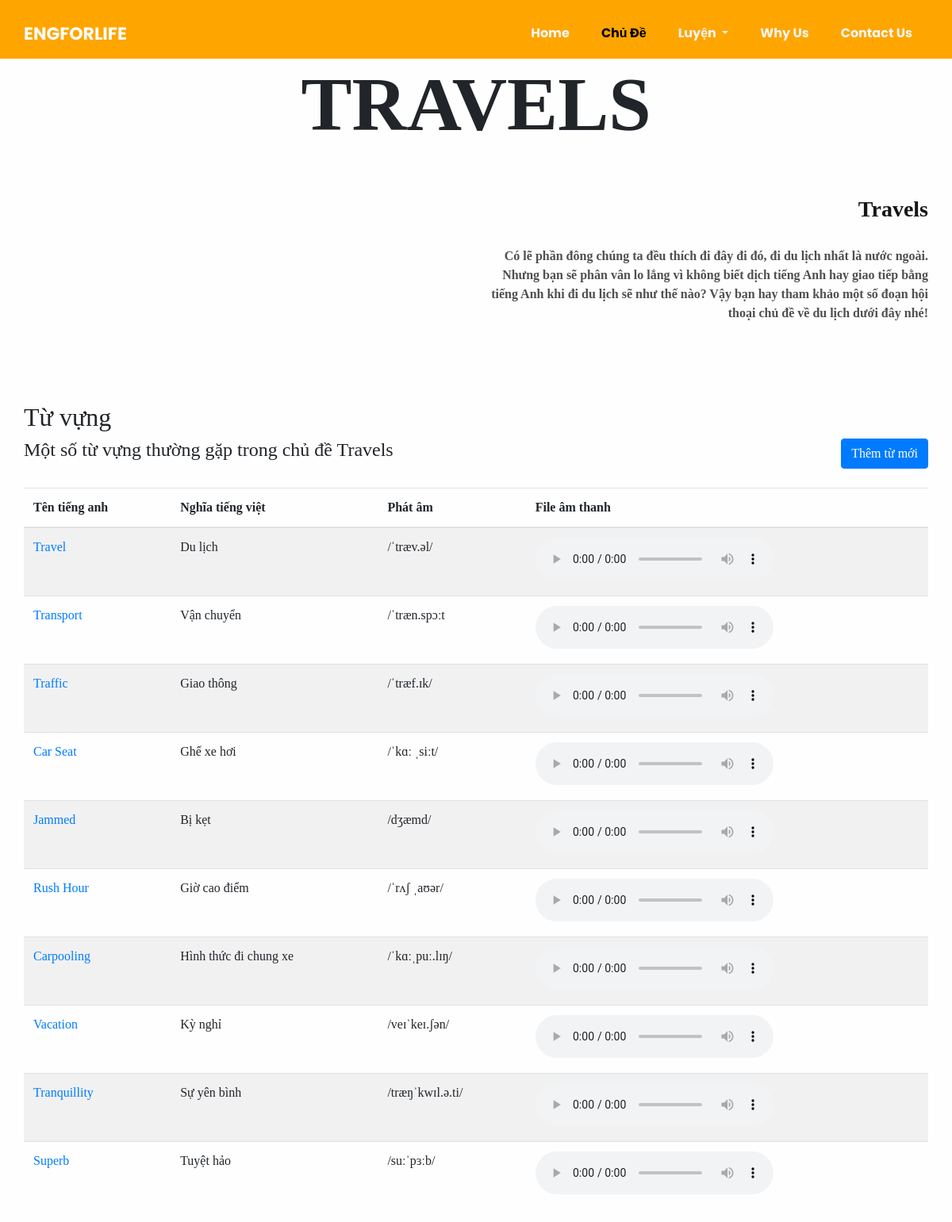
Screenshot of /chude/travels/ with the database file from the repository.
### topic/models.py (models this page shows, shortened)
class NewWords(models.Model):
    Topic = models.ForeignKey(Topic, on_delete=models.CASCADE)
    Sound = models.CharField(max_length=255, blank=True, null=True)
    TenTA = models.CharField(max_length=255, blank=True, null=True)
    NghiaTV = models.CharField(max_length=255, blank=True, null=True)
    PoS = models.ForeignKey(PartOfSpeechs, on_delete=models.CASCADE)
    VdTA = models.CharField(max_length=255, blank=True, null=True)
    VdTV = models.CharField(max_length=255, default=0)
    PhatAm = models.CharField(max_length=255, blank=True, null=True)

### homepage/views.py (the view)
# urls.py: path('chude/travels/', views.Travels.as_view(), name='education'),
class Travels(ListCreateAPIView):
    def get(self, request):
        newword = NewWords.objects.filter(Topic=10)
        return render(request, 'travels.html', {'newword': newword})

### templates/travels.html (shortened to what this page needs)
{% load static %}
<!DOCTYPE html>
<html>
<head>
  <link rel="stylesheet" type="text/css" href="{% static 'homepage/css/bootstrap.css' %}" />
  <link rel="stylesheet" href="https://maxcdn.bootstrapcdn.com/font-awesome/4.3.0/css/font-awesome.min.css">
  <link href="{% static 'homepage/css/style.css' %}" rel="stylesheet" />
  <link href="{% static 'homepage/css/responsive.css' %}" rel="stylesheet" />
</head>
<body>
  <div class="">
    <header class="header_section" style="background-color: orange;">
      <div class="container">
        <nav class="navbar navbar-expand-lg custom_nav-container ">
          <a class="navbar-brand" href="index.html">
            <span>
              ENGFORLIFE
            </span>
          </a>
          <div class="collapse navbar-collapse" id="navbarSupportedContent">
            <div class="d-flex ml-auto flex-column flex-lg-row align-items-center">
              <ul class="navbar-nav  ">
                <li class="nav-item">
                  <a class="nav-link" href="http://127.0.0.1:8000" style="font-weight: bold;"> Home </a>
                </li>
                <li class="nav-item active ">
                  <a class="nav-link" href="http://127.0.0.1:8000/chude/" style="font-weight: bold; color: black;"> Chủ Đề <span class="sr-only">(current)</span> </a>
                </li>
                <li class="nav-item dropdown">
                  <a class="nav-link dropdown-toggle" href="#" id="navbardrop" data-toggle="dropdown" style="font-weight: bold;">
                    Luyện
                  </a>
                </li>
                <li class="nav-item">
                  <a class="nav-link" href="#" style="font-weight: bold;"> Why Us </a>
                </li>
                <li class="nav-item">
                  <a class="nav-link" href="contact.html" style="font-weight: bold;">Contact Us</a>
                </li>
              </ul>
            </div>
        </nav>
      </div>
    </header>
       <h1 class="display-1" style="text-align: center;font-weight: bold; ">TRAVELS </h1>
<div class="common_style">
<section class="about_section">
      <div class="container">
        <div class="row">
          <div class="col-md-6">
            <div class="about_img-container">
            </div>
          </div>
          <div class="col-md-6">
            <div class="about_detail-box">
              <h3>
                Travels
              </h3>
              <p>
                Có lẽ phần đông chúng ta đều thích đi đây đi đó, đi du lịch nhất là nước ngoài.
                Nhưng bạn sẽ phân vân lo lắng vì không biết dịch tiếng Anh hay giao tiếp bằng tiếng Anh
                khi đi du lịch sẽ như thế nào? Vậy bạn hay tham khảo một số đoạn hội thoại chủ đề về du lịch dưới đây nhé!
              </p>
            </div>
          </div>
        </div>
      </div>
    </section>
</div>
      <div class="container">
  <h2>Từ vựng</h2>
        <div style="display: flex;justify-content: space-between">
          <h4>Một số từ vựng thường gặp trong chủ đề Travels</h4>
          <a href="http://127.0.0.1:8000/addnewword/" class="btn btn-primary">Thêm từ mới</a>
        </div>
        <br/>
  <table class="table table-striped">
    <thead>
      <tr>
        <th>Tên tiếng anh</th>
        <th>Nghĩa tiếng việt</th>
        <th>Phát âm</th>
          <th>File âm thanh</th>
      </tr>
    </thead>
    <tbody>
    {% for item in newword %}
      <tr>
    <td>
      <a href="http://127.0.0.1:8000/chude/education/{{item.id}}"> {{item.TenTA}}  </a>
    </td>
    <td>{{item.NghiaTV}}</td>
    <td>{{item.PhatAm}}</td>
    <td>
      <audio controls>
        <source src="{{item.Sound}}">
      </audio>
    </td>
  </tr>
  {% endfor %}
    </tbody>
  </table>
    </div>
  </div>
</body>
</html>

### static/homepage/css/style.css (style rules this page uses)
body { font-family: "Times New Roman", Times, serif; background-color: #fefeff; }
.header_section { padding-top: 10px; font-family: 'Poppins', sans-serif; }
nav.navbar.navbar-expand-lg { padding: 10px 0; }
.custom_nav-container.navbar-expand-lg .navbar-nav .nav-link { padding: 10px 20px; color: #f7f6f7; text-align: center; }
a, a:hover, a:focus { text-decoration: none; }
.btn, .btn:focus { outline: none !important; box-shadow: none; }
.navbar-brand { display: flex; align-items: center; }
.navbar-brand span { font-size: 22px; font-weight: 700; color: #fefefe; }
.custom_nav-container { z-index: 99999; padding: 15px 0; }
.common_style>section { padding: 50px 0; }
.common_style .row { align-items: center; }
.common_style h3 { font-weight: 600; color: #151516; }
.common_style p { font-weight: 600; color: #4e4f50; margin: 30px 0 50px 0; }
.about_section { text-align: right; }

### static/homepage/css/responsive.css (style rules this page uses)
@media (min-width: 1200px) { .container { max-width: 1170px; } }

### rows the page displays
NewWords: TenTA "Travel", NghiaTV "Du lịch", PhatAm "/ˈtræv.əl/"
NewWords: TenTA "Transport", NghiaTV "Vận chuyển", PhatAm "/ˈtræn.spɔːt"
NewWords: TenTA "Traffic", NghiaTV "Giao thông", PhatAm "/ˈtræf.ɪk/"
NewWords: TenTA "Car Seat", NghiaTV "Ghế xe hơi", PhatAm "/ˈkɑː ˌsiːt/"
NewWords: TenTA "Jammed", NghiaTV "Bị kẹt", PhatAm "/dʒæmd/"
NewWords: TenTA "Rush Hour", NghiaTV "Giờ cao điểm", PhatAm "/ˈrʌʃ ˌaʊər/"
NewWords: TenTA "Carpooling", NghiaTV "Hình thức đi chung xe", PhatAm "/ˈkɑːˌpuː.lɪŋ/"
NewWords: TenTA "Vacation", NghiaTV "Kỳ nghỉ", PhatAm "/veɪˈkeɪ.ʃən/"
NewWords: TenTA "Tranquillity", NghiaTV "Sự yên bình", PhatAm "/træŋˈkwɪl.ə.ti/"
NewWords: TenTA "Superb", NghiaTV "Tuyệt hảo", PhatAm "/suːˈpɜːb/"
